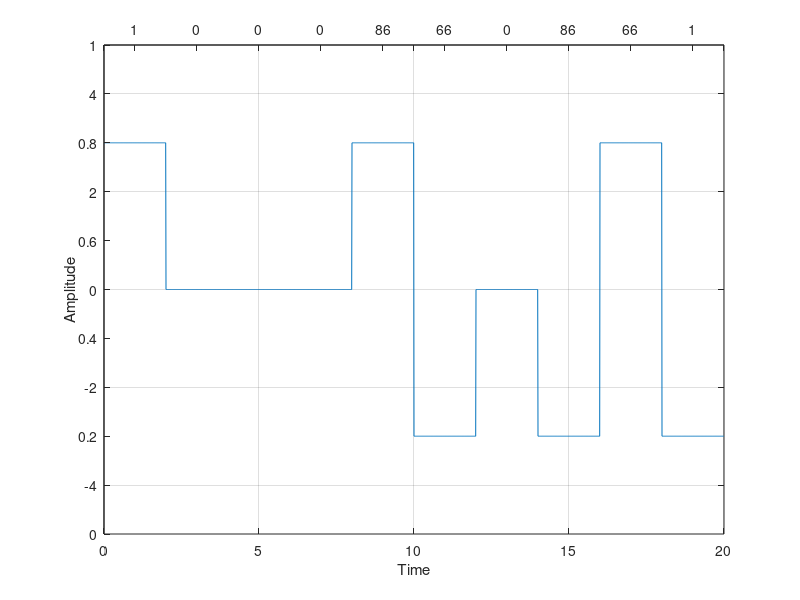

MATLAB code to generate this figure:
clear all;
close all;
clc;

bits = [1 0 0 0 0 0 0 0 0 1];
bit_duration = 2;

fs = 100;
totalTime = length(bits) * bit_duration;
t = 0:1/fs:totalTime-(1/fs);

#counting number of zeros

for i = 1:length(bits)
  if bits(i) == 0
    cnt++;
  else
    cnt = 0;
  endif
  if cnt==8
    j = i-8+1;
    bits(j+3) = 'V'; 
    bits(j+4) = 'B';
    bits(j+5) = 0;
    bits(j+6) = 'V';
    bits(j+7) = 'B';
  endif
endfor
bits

#sender end 
prev_non_zero_bit_state = -3;
for i = 1:length(bits)
  if bits(i) == 0
    ami(((i-1)*bit_duration*fs)+1 : i*bit_duration*fs) = zeros(1,(fs*bit_duration));
  else
    if bits(i) == 66 || bits(i)==1
      prev_non_zero_bit_state = -prev_non_zero_bit_state;
    endif
    
    ami(((i-1)*bit_duration*fs)+1 : i*bit_duration*fs) = ones(1,(fs*bit_duration)).*prev_non_zero_bit_state;
  endif
endfor

#ploting

plot(t,ami);
grid on;
#title("Bipolar AMI");
xlabel("Time");
ylabel("Amplitude");
ylim([-5,5]);

#Top axis
ax1=gca;
ax2 = axes('Position', get(ax1, 'Position'), 'Color', 'none');
set(ax2, 'XAxisLocation', 'top');
set(ax2,'XLim',get(ax1,'XLim'));
set(ax2, 'XTick', [bit_duration/2: bit_duration: totalTime]);
set(ax2,'XTickLabel',bits);

# receiver end
# This demodulation gives the bits after replacing continuous 8 zeros
j = 1;
for i = 1: length(ami)/(bit_duration*fs)
  if i<j 
    continue;
  endif
  if (ami(((i-1)*bit_duration*fs)+1 : i*bit_duration*fs) == ones(1,(fs*bit_duration)).*3 && prev_non_zero_bit_state==3) || (ami(((i-1)*bit_duration*fs)+1 : i*bit_duration*fs) == ones(1,(fs*bit_duration)).*-3 && prev_non_zero_bit_state==-3)
      deami(j) = 86;
      j++;
      deami(j) = 66;
      j++;
      deami(j) = 0;
      j++;
      deami(j) = 86;
      j++;
      deami(j) = 66;
      j++;
  elseif ami(((i-1)*bit_duration*fs)+1:i*bit_duration*fs)==zeros(1,(fs*bit_duration))
      deami(j) = 0;
      j++;
  else
      deami(j) = 1;
      j++;
      prev_non_zero_bit_state = -prev_non_zero_bit_state;
  endif
endfor
deami

# This demodulation gives the bits whitout replacing continuous 8 zeros
j = 1;
for i = 1: length(ami)/(bit_duration*fs)
  if i<j 
    continue;
  endif
  if (ami(((i-1)*bit_duration*fs)+1 : i*bit_duration*fs) == ones(1,(fs*bit_duration)).*3 && prev_non_zero_bit_state==3) || (ami(((i-1)*bit_duration*fs)+1 : i*bit_duration*fs) == ones(1,(fs*bit_duration)).*-3 && prev_non_zero_bit_state==-3)
      deami(j) = 0;
      j++;
      deami(j) = 0;
      j++;
      deami(j) = 0;
      j++;
      deami(j) = 0;
      j++;
      deami(j) = 0;
      j++;
  elseif ami(((i-1)*bit_duration*fs)+1:i*bit_duration*fs)==zeros(1,(fs*bit_duration))
      deami(j) = 0;
      j++;
  else
      deami(j) = 1;
      j++;
      prev_non_zero_bit_state = -prev_non_zero_bit_state;
  endif
endfor
deami














